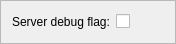
<?xml version="1.0" encoding="UTF-8"?>
<ui version="4.0">
 <class>CDbDebugDatabaseSetup</class>
 <widget class="QFrame" name="CDbDebugDatabaseSetup">
  <property name="geometry">
   <rect>
    <x>0</x>
    <y>0</y>
    <width>176</width>
    <height>40</height>
   </rect>
  </property>
  <property name="windowTitle">
   <string>Frame</string>
  </property>
  <property name="frameShape">
   <enum>QFrame::StyledPanel</enum>
  </property>
  <property name="frameShadow">
   <enum>QFrame::Raised</enum>
  </property>
  <layout class="QGridLayout" name="gridLayout">
   <item row="0" column="0">
    <widget class="QLabel" name="lbl_EnableWebServerDebugging">
     <property name="text">
      <string>Server debug flag:</string>
     </property>
    </widget>
   </item>
   <item row="0" column="1" alignment="Qt::AlignLeft">
    <widget class="QCheckBox" name="cb_EnableServerDebugging">
     <property name="text">
      <string/>
     </property>
    </widget>
   </item>
   <item row="0" column="2">
    <spacer name="hs_DebugDatabaseSetup">
     <property name="orientation">
      <enum>Qt::Horizontal</enum>
     </property>
     <property name="sizeHint" stdset="0">
      <size>
       <width>40</width>
       <height>20</height>
      </size>
     </property>
    </spacer>
   </item>
  </layout>
 </widget>
 <resources/>
 <connections/>
</ui>
